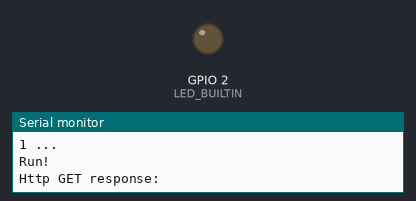
This sketch was run on a simulated ESP8266 (NodeMCU). Parts: output pins drawn as LEDs (lit = HIGH, except the on-board LED, lit = LOW), the last lines printed to the serial monitor. WiFi joins after 1.5 s; servers stay silent unless stated; uploads are accepted with an empty reply.

Above: at 8.2 s.
At 13.2 s:
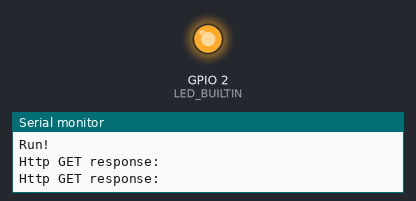
Timing chart, 0 to 18.5 s (numbered marks = the images above):
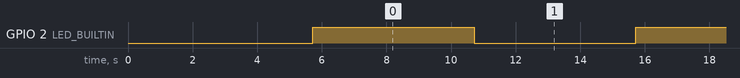

The sketch:

main.ino
```cpp
#include "globals.h"

void _Initialise()
{
    Serial.begin(115200);
    Serial.flush();
    delay(1000);

    Serial.printf("Hello World!\n");

    pinMode(LED_BUILTIN, OUTPUT);
    Server_Initialise();
    Client_Initialise();
}

void setup()
{
    _Initialise();

    Serial.printf("3 ...\n");
    delay(1000);
    Serial.printf("2 ...\n");
    delay(1000);
    Serial.printf("1 ...\n");
    delay(1000);

    Serial.printf("Run!\n");
}

void _Run()
{
    Server_Run();

    static unsigned long lastTime = 0;
    static GreetingData data;

    unsigned long now = millis();
    if ((now - lastTime) >= 5000)
    {
        lastTime = now;

        if (Client_Greeting(&data))
        {
            if (data.message.indexOf("meet") >= 0)
            {
                Client_Register();
            }
        }
        digitalWrite(LED_BUILTIN, !digitalRead(LED_BUILTIN));
    }
}

void loop()
{
    _Run();
}
```

globals.h
```cpp
static const String DEVICE_NAME = "Friend_1";

static const char* WIFI_NAME = "Alpaca";
static const char* WIFI_PASSWORD = "CatCatCat";

static const String SERVER_URL = "http://192.168.214.243:8000";

typedef struct
{
    int code;
    String payload;

} HTTPResponse;

typedef struct
{
    bool success;
    String message;

} GreetingData;
```

httpClient.ino
```cpp
#include <ESP8266WiFi.h>
#include <ESP8266WiFiMulti.h>
#include <ESP8266HTTPClient.h>
#include <WiFiClient.h>
#include <ArduinoJson.h>


static ESP8266WiFiMulti _Wifi;

static HTTPResponse Client_GET(String url)
{
    HTTPResponse response = { .code = 0, .payload = "" };

    if (_Wifi.run() == WL_CONNECTED)
    {
        WiFiClient client;
        HTTPClient https;
        if (https.begin(client, url))
        {
            response.code = https.GET();
            response.payload = https.getString();
            https.end();
        }
        else
        {
            response.payload = "https GET failed.";
        }
    }
    else
    {
        response.payload = "wifi connection failed.";
    }

    Serial.println("Http GET response:");
    Serial.println(response.payload);
    return response;
}

HTTPResponse Client_POST(String url, String body)
{
    HTTPResponse response = { .code = 0, .payload = "" };

    if (_Wifi.run() == WL_CONNECTED)
    {
        WiFiClient client;
        HTTPClient https;
        if (https.begin(client, url))
        {
            https.addHeader("Content-Type", "application/json");
            response.code = https.POST(body);
            response.payload = https.getString();
            https.end();
        }
        else
        {
            response.payload = "https POST failed.";
        }
    }
    else
    {
        response.payload = "wifi connection failed.";
    }

    Serial.println("Http POST response:");
    Serial.println(response.payload);
    return response;
}

bool Client_Greeting(GreetingData* pData)
{
    String url;
    HTTPResponse response;
    StaticJsonDocument<256> json;
    DeserializationError err;

    // Send HTTP request.

    url = SERVER_URL + "/devices/greeting?name=" + DEVICE_NAME;
    response = Client_GET(url);
    if (response.code != 200)
    {
        return false;
    }

    // Process HTTP response.

    err = deserializeJson(json, response.payload);
    if (err)
    {
        return false;
    }

    if (NULL != pData)
    {
        pData->success = json["success"];
        pData->message = String(json["message"]);
    }
    return true;
}

bool Client_Register()
{
    String url;
    String body;
    HTTPResponse response;

    // Send HTTP request.

    url = SERVER_URL + "/devices/register";
    body = "{\"name\":\"" + DEVICE_NAME + "\"}";

    response = Client_POST(url, body);
    if (response.code != 200)
    {
        return false;
    }
    return true;
}

void Client_Initialise( void )
{
    WiFi.mode(WIFI_STA);
    _Wifi.addAP(WIFI_NAME, WIFI_PASSWORD);

    Serial.printf("Http Client initialisation complete.\n");
}
```

httpServer.ino
```cpp
#include <ESP8266WiFi.h>
#include <WiFiClient.h>
#include <ESP8266WebServer.h>
#include <ESP8266mDNS.h>


static ESP8266WebServer server(80);

static void _HandleRoot()
{
    server.send(200, "text/plain", "hello from esp8266!\r\n");
}

static void _HandleNotFound()
{
    String message = "File Not Found\n\n";
    message += "URI: ";
    message += server.uri();
    message += "\nMethod: ";
    message += (server.method() == HTTP_GET) ? "GET" : "POST";
    message += "\nArguments: ";
    message += server.args();
    message += "\n";
    for (int i = 0; i < server.args(); i++)
    {
        message += " " + server.argName(i) + ": " + server.arg(i) + "\n";
    }
    server.send(404, "text/plain", message);
}

void Server_Run()
{
    server.handleClient();
    MDNS.update();
}

void Server_Initialise()
{
    WiFi.mode(WIFI_STA);
    WiFi.begin(WIFI_NAME, WIFI_PASSWORD);

    while (WiFi.status() != WL_CONNECTED)
    {
        delay(500);
        Serial.println("Server waiting for WiFi ...");
    }
    Serial.print("IP address: ");
    Serial.println(WiFi.localIP());

    if (MDNS.begin("esp8266"))
    {
        Serial.println("MDNS responder started");
    }

    server.on("/", _HandleRoot);
    server.on("/inline", []() {
        server.send(200, "text/plain", "this works as well");
    });
    server.onNotFound(_HandleNotFound);

    server.begin();

    Serial.printf("Http Server initialisation complete.\n");
}
```

Measured:
- by itself, GPIO 2 (LED_BUILTIN): alternates HIGH for 5.0 s and LOW for 5.0 s
